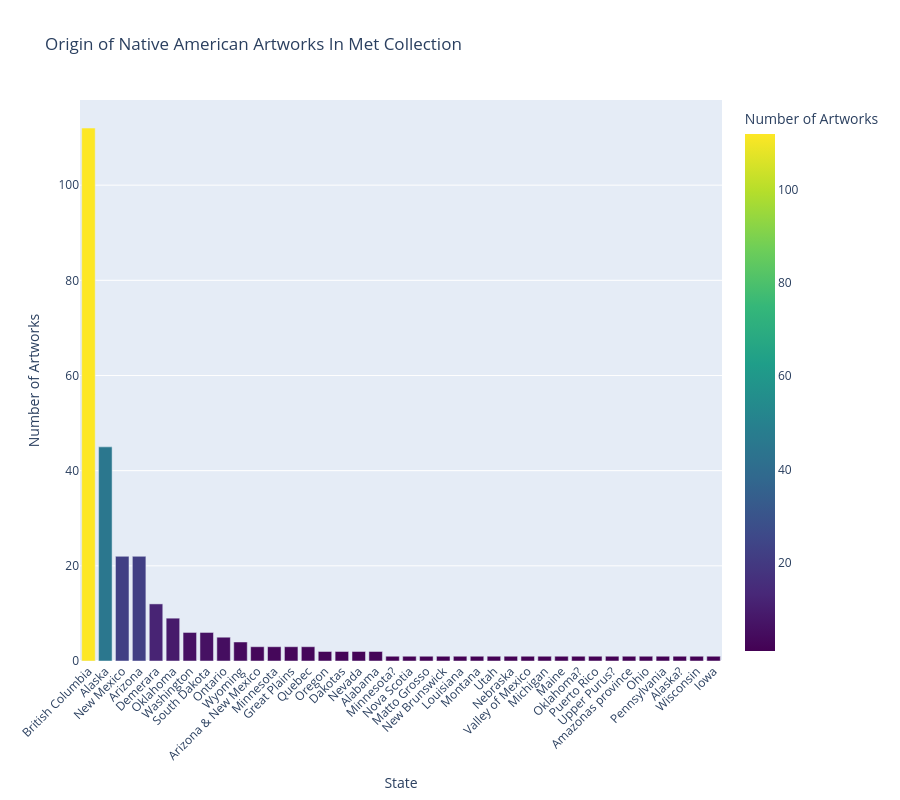

Notebook code for this chart:
### Code cell
state_counts = native_with_state_filtered["state"].value_counts().reset_index()

state_counts.columns = ["state", "artwork_count"]

# Create bar graph
fig = px.bar(
    state_counts,
    x="state",
    y="artwork_count",
    title="Origin of Native American Artworks In Met Collection",
    labels={
        "state": "State",
        "artwork_count": "Number of Artworks"
    },
    color="artwork_count",
    height=800,
    color_continuous_scale="Viridis"
)

fig.update_layout(
    xaxis_title="State",
    yaxis_title="Number of Artworks",
    xaxis_tickangle=-45,
    xaxis={"categoryorder": "total descending"}
)

fig.show()

### Figure 1 — Plotly figure (JSON) as saved in the notebook; plotly's stock layout.template omitted (floating-point values rounded to 4 significant figures)
{"data": [{"hovertemplate": "State=%{x}<br>Number of Artworks=%{marker.color}<extra></extra>", "legendgroup": "", "marker": {"color": [112, 45, 22, 22, 12, 9, 6, 6, 5, 4, 3, 3, 3, 3, 2, 2, 2, 2, 1, 1, 1, 1, 1, 1, 1, 1, 1, 1, 1, 1, 1, 1, 1, 1, 1, 1, 1, 1], "coloraxis": "coloraxis", "pattern": {"shape": ""}}, "name": "", "orientation": "v", "showlegend": false, "textposition": "auto", "type": "bar", "x": ["British Columbia", "Alaska", "New Mexico", "Arizona", "Demerara", "Oklahoma", "Washington", "South Dakota", "Ontario", "Wyoming", "Arizona & New Mexico", "Minnesota", "Great Plains", "Quebec", "Oregon", "Dakotas", "Nevada", "Alabama", "Minnesota?", "Nova Scotia", "Matto Grosso", "New Brunswick", "Louisiana", "Montana", "Utah", "Nebraska", "Valley of Mexico", "Michigan", "Maine", "Oklahoma?", "Puerto Rico", "Upper Purus?", "Amazonas province", "Ohio", "Pennsylvania", "Alaska?", "Wisconsin", "Iowa"], "xaxis": "x", "y": [112, 45, 22, 22, 12, 9, 6, 6, 5, 4, 3, 3, 3, 3, 2, 2, 2, 2, 1, 1, 1, 1, 1, 1, 1, 1, 1, 1, 1, 1, 1, 1, 1, 1, 1, 1, 1, 1], "yaxis": "y"}], "layout": {"barmode": "relative", "coloraxis": {"autocolorscale": false, "colorbar": {"title": {"text": "Number of Artworks"}}, "colorscale": [[0, "#440154"], [0.1111, "#482878"], [0.2222, "#3e4989"], [0.3333, "#31688e"], [0.4444, "#26828e"], [0.5556, "#1f9e89"], [0.6667, "#35b779"], [0.7778, "#6ece58"], [0.8889, "#b5de2b"], [1, "#fde725"]]}, "height": 800, "legend": {"tracegroupgap": 0}, "title": {"text": "Origin of Native American Artworks In Met Collection"}, "xaxis": {"anchor": "y", "categoryorder": "total descending", "domain": [0, 1], "tickangle": -45, "title": {"text": "State"}}, "yaxis": {"anchor": "x", "domain": [0, 1], "title": {"text": "Number of Artworks"}}}}
